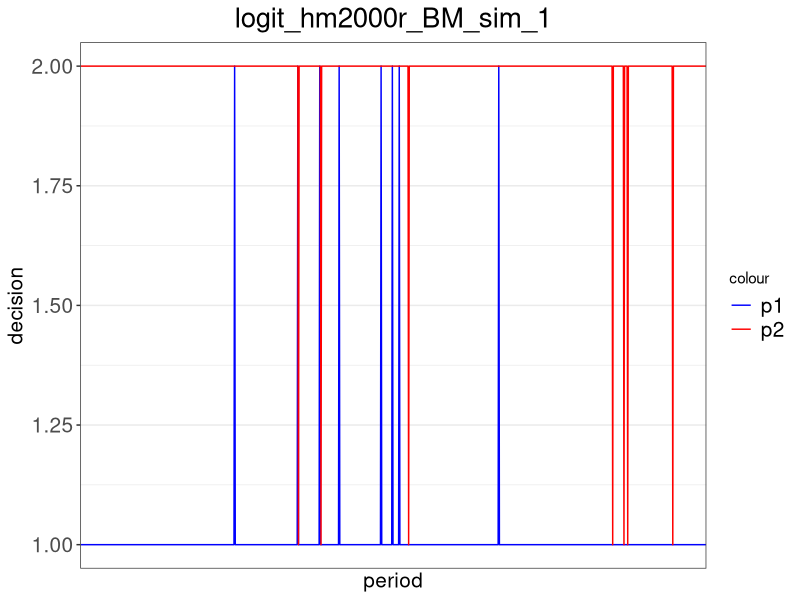
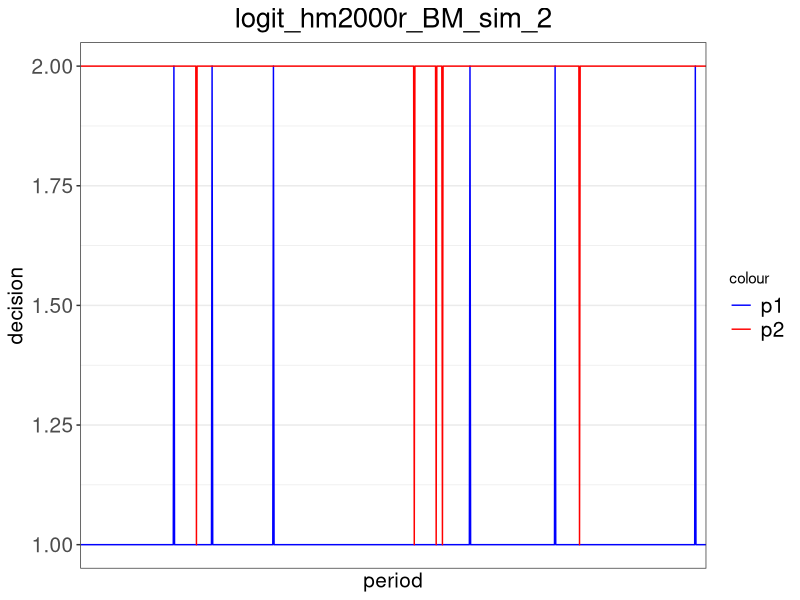
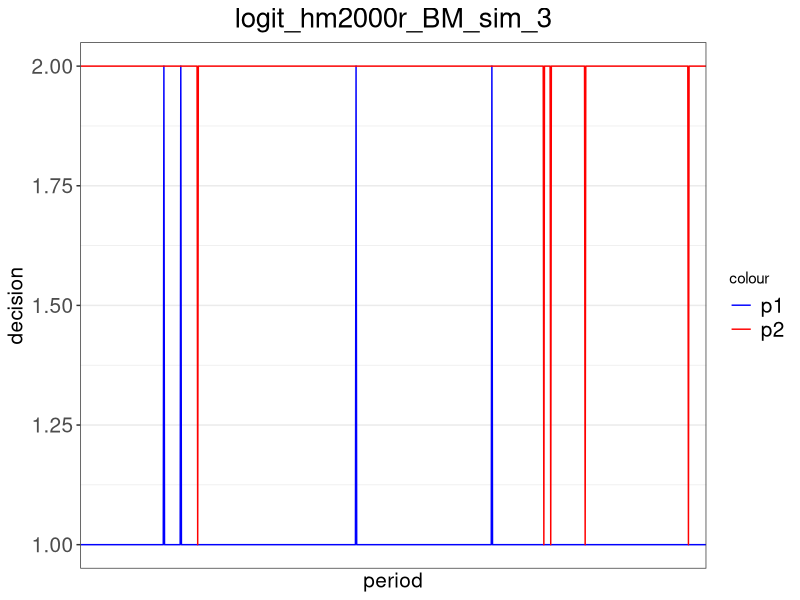
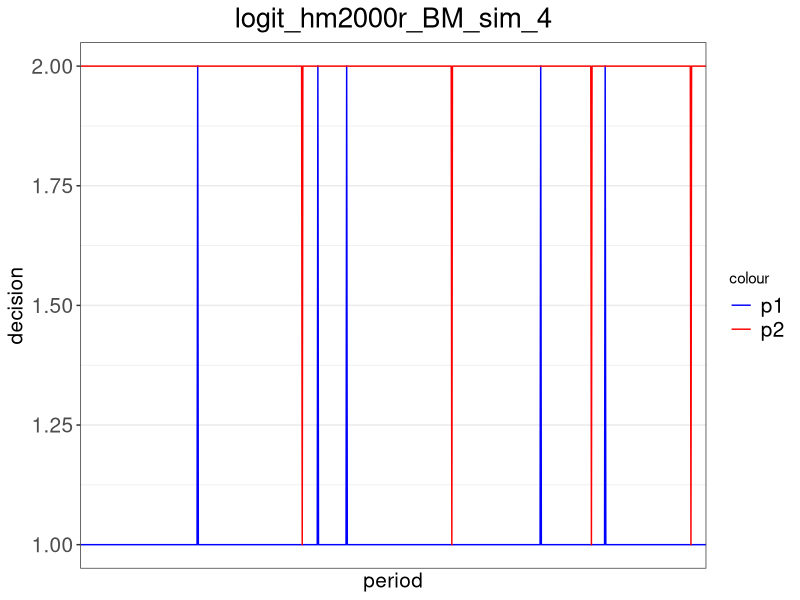
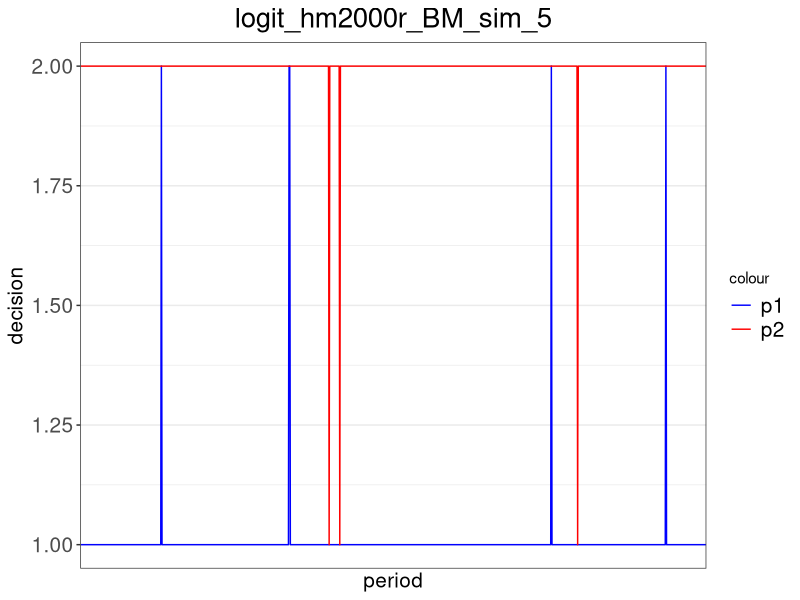
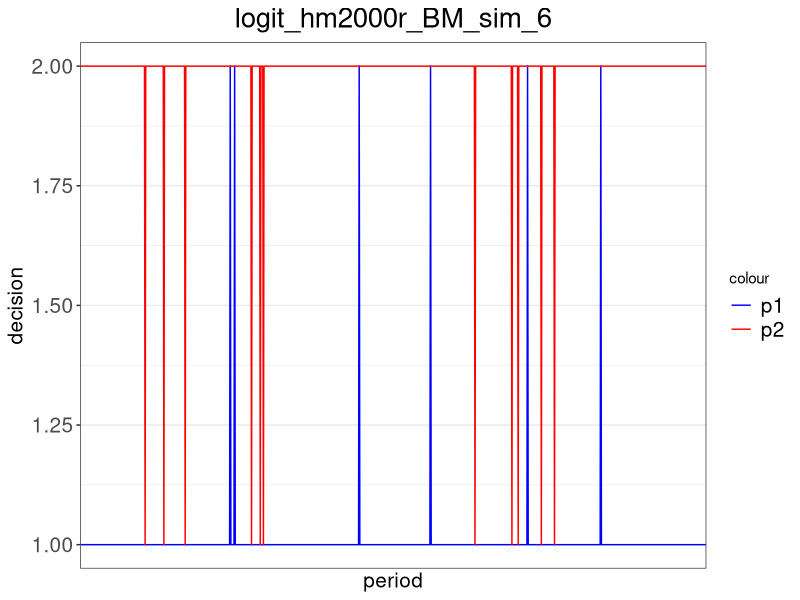
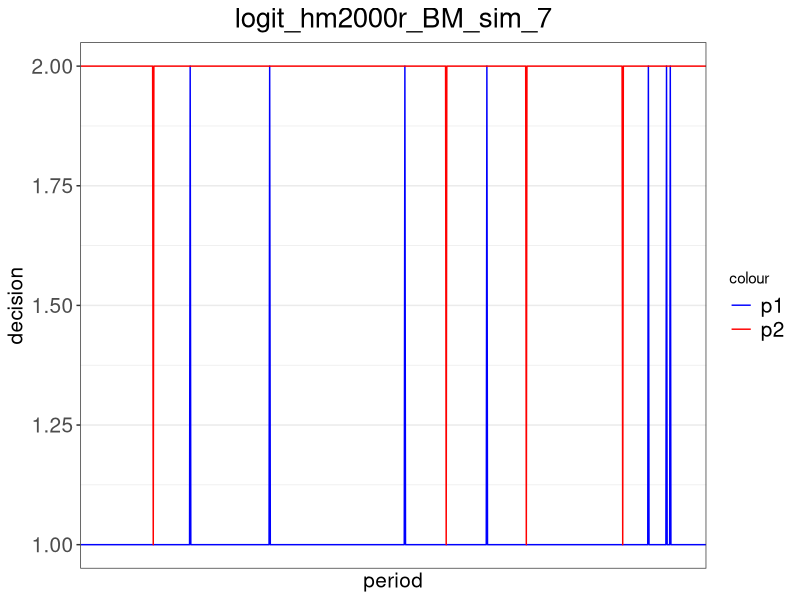
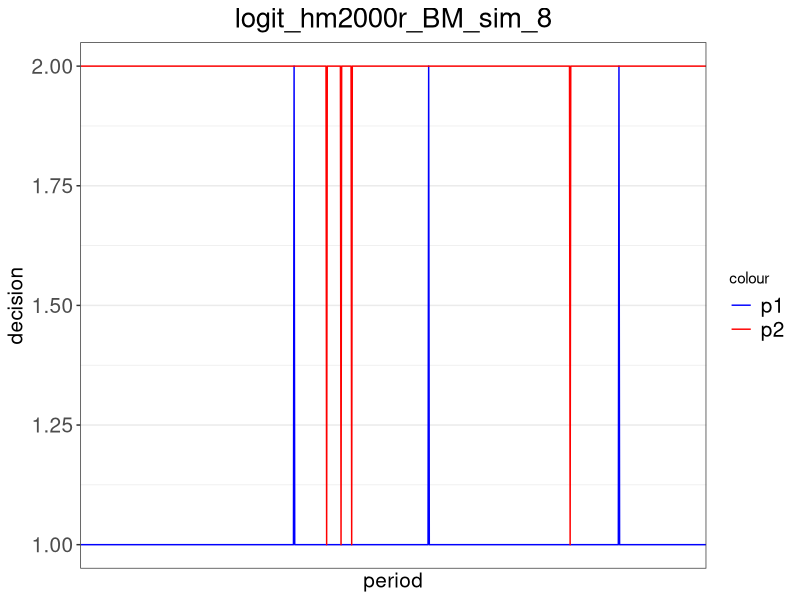

The R script that drew these images, in order: (Note: a time limit stopped this script after it produced the figures.)
##### Package and Payoff #####
# add package
library(ggplot2)
library(xtable)

# set up the payoff matrix
pay_chicken = matrix(c(100,200,600,500),2,2) # payoff matrix 2x2

# build the payoff function (chicken, can be switched to MV)
payoff = function(my_choice, your_choice){
  return(pay_chicken[my_choice, your_choice])
}


##### HM2000 (regret1) #####
# build the regret function for action m (m is 1,2,or 3) under hm2000
regret_hm2000 = function(m, iteration, my_history, your_history){
  
  # calculate the length of history
  len_history = iteration - 1
  
  # get my most recent decision
  lastchoice = my_history[len_history]
  
  # create a regret payoff term
  my_regret = rep(0, len_history)
  
  # loop over previous periods to replace the choice with decision 1
  for (i in 1:len_history){
    if (my_history[i] == lastchoice){
      my_regret[i] = payoff(m, your_history[i])
    }
    else{
      my_regret[i] = payoff(my_history[i], your_history[i])
    }
  }
  
  # calculate and return the regret
  return(mean(my_regret))
}


# build the decision function based on the regret function under hm2000
decision_hm2000 = function(mu, iteration, my_history, your_history){
  
  # get my most recent decision
  lastchoice = my_history[iteration-1]
  
  # compute regret for all possible decisions
  regret1 = regret_hm2000(1, iteration, my_history, your_history)
  regret2 = regret_hm2000(2, iteration, my_history, your_history)
  
  # calculate the decision when my last choice is 1
  if (lastchoice == 1){
    if (regret1 >= regret2){return(1)}
    else{
      # switch with a positive probability from 1 to 2
      seed = runif(1,0,1)
      prob = (regret2-regret1)/mu
      if (seed <= prob){return(2)}
      else{return(1)}
    }
  }
  
  # calculate the decision when my last choice is 2
  if (lastchoice == 2){
    if (regret1 <= regret2){return(2)}
    else{
      # switch with a positive probability from 2 to 1
      seed = runif(1,0,1)
      prob = (regret1-regret2)/mu
      if (seed <= prob){return(1)}
      else{return(2)}
    }
  }
}


# build the decision function based on logit response
decision_hm2000_logit = function(mu, beta, iteration, my_history, your_history){
  
  # compute regret for all possible decisions
  regret1 = regret_hm2000(1, iteration, my_history, your_history)
  regret2 = regret_hm2000(2, iteration, my_history, your_history)
  
  # using logit response to calculate the probability of choosing each strategy
  prob = c(0,0)
  prob[1] = exp(beta[1]*regret1)/(exp(beta[1]*regret1) + exp(beta[2]*regret2))
  prob[2] = exp(beta[2]*regret2)/(exp(beta[1]*regret1) + exp(beta[2]*regret2))
  
  # randomly determine the decision
  seed = runif(1,0,1)
  if (seed <= prob[1]){return(1)}
  else{return(2)}
}


##### Average Historical Payoff (regret2) #####
# build the regret function for action m (m is 1,2,or 3) under average historical payoff
regret_avgpay = function(m, iteration, my_history, your_history){
  
  # calculate the length of history
  len_history = iteration - 1
  
  # create a regret payoff term
  my_regret = 0
  period = 0
  
  # loop over previous periods to calculate the total historical payoff
  for (i in 1:len_history){
    if (my_history[i] == m){
      my_regret = my_regret + payoff(my_history[i], your_history[i])
      period = period + 1
    }
  }
  
  # return the average historical payoff
  if (period == 0){return(0)}
  else{
    return(my_regret/period)
  }
}


# build the decision function based on the regret function under average historical payoff
decision_avgpay = function(mu, iteration, my_history, your_history){
  
  # get my most recent decision
  lastchoice = my_history[iteration-1]
  
  # compute regret for all possible decisions
  regret1 = regret_avgpay(1, iteration, my_history, your_history)
  regret2 = regret_avgpay(2, iteration, my_history, your_history)
  
  # calculate the decision when my last choice is 1
  if (lastchoice == 1){
    if (regret1 >= regret2){return(1)}
    else{
      # switch with a positive probability from 1 to 2
      seed = runif(1,0,1)
      prob = (regret2-regret1)/mu
      if (seed <= prob){return(2)}
      else{return(1)}
    }
  }
  
  # calculate the decision when my last choice is 2
  if (lastchoice == 2){
    if (regret1 <= regret2){return(2)}
    else{
      # switch with a positive probability from 2 to 1
      seed = runif(1,0,1)
      prob = (regret1-regret2)/mu
      if (seed <= prob){return(1)}
      else{return(2)}
    }
  }
}


# build the decision function based on logit response
decision_avgpay_logit = function(mu, beta, iteration, my_history, your_history){
  
  # compute regret for all possible decisions
  regret1 = regret_avgpay(1, iteration, my_history, your_history)
  regret2 = regret_avgpay(2, iteration, my_history, your_history)
  
  # using logit response to calculate the probability of choosing each strategy
  prob = c(0,0)
  prob[1] = exp(beta[1]*regret1)/(exp(beta[1]*regret1) + exp(beta[2]*regret2))
  prob[2] = exp(beta[2]*regret2)/(exp(beta[1]*regret1) + exp(beta[2]*regret2))
  
  # randomly determine the decision
  seed = runif(1,0,1)
  if (seed <= prob[1]){return(c(1,prob[1],prob[2]))}
  else{return(c(2,prob[1], prob[2]))}
}


##### HM2000 revised (regret3) #####
# build the regret function for action m (m is 1,2,or 3) under hm2000 revised
regret_hm2000r = function(m, iteration, my_history, your_history){
  
  # calculate the length of history
  len_history = iteration - 1
  
  # get my most recent decision
  lastchoice = my_history[len_history]
  
  # create a regret payoff term
  my_regret = 0
  period = 0
  
  # loop over previous periods to replace the choice with decision 1
  for (i in 1:len_history){
    if (my_history[i] == lastchoice){
      my_regret = my_regret + payoff(m, your_history[i])
      period = period + 1
    }
  }
  
  # calculate and return the regret
  return(my_regret/period)
}


# build the decision function based on the regret function under hm2000 revised
decision_hm2000r = function(mu, iteration, my_history, your_history){
  
  # get my most recent decision
  lastchoice = my_history[iteration-1]
  
  # compute regret for all possible decisions
  regret1 = regret_hm2000r(1, iteration, my_history, your_history)
  regret2 = regret_hm2000r(2, iteration, my_history, your_history)
  
  # calculate the decision when my last choice is 1
  if (lastchoice == 1){
    if (regret1 >= regret2){return(1)}
    else{
      # switch with a positive probability from 1 to 2
      seed = runif(1,0,1)
      prob = (regret2-regret1)/mu
      if (seed <= prob){return(2)}
      else{return(1)}
    }
  }
  
  # calculate the decision when my last choice is 2
  if (lastchoice == 2){
    if (regret1 <= regret2){return(2)}
    else{
      # switch with a positive probability from 2 to 1
      seed = runif(1,0,1)
      prob = (regret1-regret2)/mu
      if (seed <= prob){return(1)}
      else{return(2)}
    }
  }
}


# build the decision function based on logit response
decision_hm2000r_logit = function(mu, beta, iteration, my_history, your_history){
  
  # compute regret for all possible decisions
  regret1 = regret_hm2000r(1, iteration, my_history, your_history)
  regret2 = regret_hm2000r(2, iteration, my_history, your_history)
  
  # using logit response to calculate the probability of choosing each strategy
  prob = c(0,0)
  prob[1] = exp(beta[1]*regret1)/(exp(beta[1]*regret1) + exp(beta[2]*regret2))
  prob[2] = exp(beta[2]*regret2)/(exp(beta[1]*regret1) + exp(beta[2]*regret2))
  
  # randomly determine the decision
  seed = runif(1,0,1)
  if (seed <= prob[1]){return(1)}
  else{return(2)}
}


##### HM2001 #####
regret_hm2001 = function(m, iteration, my_history, your_history, my_prob){
  
  # calculate the length of history
  len_history = iteration - 1
  
  # create a regret payoff term
  my_regret = 0
  period = 0
  
  # loop over previous periods to calculate the total historical payoff
  for (i in 1:len_history){
    if (my_history[i] == m){
      my_regret = my_regret + payoff(my_history[i], your_history[i])*((my_prob[i])/(1-my_prob[i]))
    }
  }
  
  # return the average historical payoff
  if (period == 0){return(0)}
  else{
    return(my_regret/len_history)
  }  
}


# build the regret avgpay function
regret_avgpayr = function(m, iteration, my_history, your_history){
  
  # calculate the length of history
  len_history = iteration - 1
  
  # create a regret payoff term
  my_regret = 0
  period = 0
  
  # loop over previous periods to calculate the total historical payoff
  for (i in 1:len_history){
    if (my_history[i] == m){
      my_regret = my_regret + payoff(my_history[i], your_history[i])
      period = period + 1
    }
  }
  
  # return the average historical payoff
  if (period == 0){return(0)}
  else{
    return(my_regret/len_history)
  }
}


# build the decision function based on HM2001
decision_hm2001 = function(mu, delta, gamma, iteration, my_history, your_history, my_prob){
  
  # get my most recent decision
  lastchoice = my_history[iteration-1]
  
  # compute regret for all possible decisions
  regret1 = regret_avgpayr(1, iteration, my_history, your_history)
  regret1m = regret_hm2001(1, iteration, my_history, your_history, 1-my_prob)
  regret2 = regret_avgpayr(2, iteration, my_history, your_history)
  regret2m = regret_hm2001(2, iteration, my_history, your_history, my_prob)
  seed = runif(1,0,1)
  # calculate the decision when my last choice is 1
  if (lastchoice == 1){
    cjk = regret2m - regret1
    q = max(cjk,0)
    psw = (1-delta/(iteration^gamma))*min(q/mu,1)+(delta/(iteration^gamma))*(1/2)
    if (seed <= psw){return(c(2,1-psw))}
    else{return(c(1,1-psw))}
  }
  else{
    cjk = regret1m - regret2
    q = max(cjk,0)
    psw = (1-delta/(iteration^gamma))*min(q/mu,1)+(delta/(iteration^gamma))*(1/2)
    if (seed <= psw){return(c(1,psw))}
    else{return(c(2,psw))}
  }
}    


##### Pair level graph and joint density - HM2000 and avgpay #####
# set up the parameters for the simulation
mu = 1500 # HM2000 probability parameter
n = 1000 # number of periods in each simulation
sim = 100 # number of simulations
experiment = 100 # number of experimentation periods where players randomly make decisions
beta = 0.05

# set up the joint density matrix
joint_density_all = matrix(c(0,0,0,0),2,2)

# set up the joint density matrix for each simulation
joint_density = list()

# run the simulations
for (s in 1:sim){
  
  # set up the vectors for choices and game parameters
  history_p1 = rep(0, n)
  history_p2 = rep(0, n)
  
  # calculate the experimentation periods with random starting decisions
  # history_p1[1:experiment] = sample(1:2, experiment, replace = TRUE)
  # history_p2[1:experiment] = sample(2:2, experiment, replace = TRUE)
  history_p1[1:experiment] = rep(1, experiment)
  history_p2[1:experiment] = rep(2, experiment)
  
  # set up the joint density matrix for the current simulation
  joint_density[[s]] = matrix(c(0,0,0,0),2,2)
  
  # calculate the rest of the decisions to n periods
  for (i in (experiment+1):n){
    history_p1[i] = decision_hm2000r_logit(mu, c(beta,beta), i, history_p1, history_p2)
    history_p2[i] = decision_hm2000r_logit(mu, c(beta,beta), i, history_p2, history_p1)
    
    # update the joint density matrix
    if (history_p1[i]==1 & history_p2[i]==1){joint_density[[s]][1,1]=joint_density[[s]][1,1]+1}
    else if (history_p1[i]==1 & history_p2[i]==2){joint_density[[s]][1,2]=joint_density[[s]][1,2]+1}
    else if (history_p1[i]==2 & history_p2[i]==1){joint_density[[s]][2,1]=joint_density[[s]][2,1]+1}
    else{joint_density[[s]][2,2]=joint_density[[s]][2,2]+1}
  }
  
  # normalize the frequency to probability
  joint_density[[s]] = round(joint_density[[s]]/sum(joint_density[[s]]), 3)
  
  # create the dataset for figures
  df = data.frame(
    p1_choice = history_p1,
    p2_choice = history_p2,
    period = 1:n
  )
  
  # graph the decision making
  title = paste('logit_hm2000r', 'BM', 'sim', as.character(s), sep = '_')
  file = paste("D:/Dropbox/Working Papers/Correlated Equilibrium/data/simulations/", title, sep = "")
  file = paste(file, ".png", sep = "")
  png(file, width = 400, height = 200)

  pic = ggplot(data = df) +
    geom_line(aes(x=period, y=p1_choice, colour='blue')) +
    geom_line(aes(x=period, y=p2_choice, colour='red')) +
    scale_x_discrete(name='period', waiver()) +
    scale_y_continuous(name='decision', limits=c(1,2)) +
    ggtitle(title) +
    theme_bw() +
    scale_colour_manual(values=c('blue', 'red'), labels=c('p1', 'p2')) +
    theme(plot.title = element_text(hjust = 0.5, size = 20), legend.text = element_text(size = 15),
          axis.title.x = element_text(size = 15), axis.title.y = element_text(size = 15),
          axis.text.x = element_text(size = 15), axis.text.y = element_text(size = 15))

  print(pic)
  dev.off()
}

# finalize the joint density matrix
xtable(joint_density[[1]])

for (a in 1:sim){
  joint_density_all = joint_density_all + joint_density[[a]]
}
joint_density_all = joint_density_all / sim
xtable(joint_density_all, caption = title)


##### Pair level graph and joint density - HM2001 #####
# set up the parameters for the simulation
mu = 1500 # HM2000 probability parameter
n = 10000 # number of periods in each simulation
sim = 1 # number of simulations
experiment = 1 # number of experimentation periods where players randomly make decisions
delta = 0.1
gamma = 0.0001

# set up the joint density matrix
joint_density_all = matrix(c(0,0,0,0),2,2)

# set up the joint density matrix for each simulation
joint_density = list()

# run the simulations
for (s in 1:sim){
  # set up the probability choices for HM2001
  prob_p1 = rep(0.5, n)
  prob_p2 = rep(0.5, n)
  
  # set up the vectors for choices and game parameters
  history_p1 = rep(0, n)
  history_p2 = rep(0, n)
  
  # calculate the experimentation periods with random starting decisions
  history_p1[1:experiment] = sample(1:2, experiment, replace = TRUE)
  history_p2[1:experiment] = sample(1:2, experiment, replace = TRUE)
  
  # set up the joint density matrix for the current simulation
  joint_density[[s]] = matrix(c(0,0,0,0),2,2)
  
  # calculate the rest of the decisions to n periods
  for (i in (experiment+1):n){
    history_p1[i] = decision_hm2001(mu, delta, gamma, i, history_p1, history_p2, prob_p1)[1]
    prob_p1[i] = decision_hm2001(mu, delta, gamma, i, history_p1, history_p2, prob_p1)[2]
    history_p2[i] = decision_hm2001(mu, delta, gamma, i, history_p2, history_p1, prob_p2)[1]
    prob_p2[i] = decision_hm2001(mu, delta, gamma, i, history_p2, history_p1, prob_p2)[2]
    
    # update the joint density matrix
    if (history_p1[i]==1 & history_p2[i]==1){joint_density[[s]][1,1]=joint_density[[s]][1,1]+1}
    else if (history_p1[i]==1 & history_p2[i]==2){joint_density[[s]][1,2]=joint_density[[s]][1,2]+1}
    else if (history_p1[i]==2 & history_p2[i]==1){joint_density[[s]][2,1]=joint_density[[s]][2,1]+1}
    else{joint_density[[s]][2,2]=joint_density[[s]][2,2]+1}
  }
  
  # normalize the frequency to probability
  joint_density[[s]] = round(joint_density[[s]]/sum(joint_density[[s]]), 3)
  
  # create the dataset for figures
  df = data.frame(
    p1_choice = history_p1,
    p2_choice = history_p2,
    period = 1:n
  )
  
  # graph the decision making
  title = paste('hm2001', 'BM', 'sim', as.character(s), sep = '_')
  file = paste("D:/Dropbox/Working Papers/Correlated Equilibrium/data/simulations/", title, sep = "")
  file = paste(file, ".png", sep = "")
  png(file, width = 400, height = 200)
  
  pic = ggplot(data = df) +
    geom_line(aes(x=period, y=p1_choice, colour='blue')) +
    geom_line(aes(x=period, y=p2_choice, colour='red')) +
    scale_x_discrete(name='period', waiver()) +
    scale_y_continuous(name='decision', limits=c(1,2)) +
    ggtitle(title) + 
    theme_bw() + 
    scale_colour_manual(values=c('blue', 'red'), labels=c('p1', 'p2')) +
    theme(plot.title = element_text(hjust = 0.5, size = 20), legend.text = element_text(size = 15),
          axis.title.x = element_text(size = 15), axis.title.y = element_text(size = 15),
          axis.text.x = element_text(size = 15), axis.text.y = element_text(size = 15))
  
  print(pic)
  dev.off()
}

# finalize the joint density matrix
xtable(joint_density[[1]])

for (a in 1:sim){
  joint_density_all = joint_density_all + joint_density[[a]]
}
joint_density_all = joint_density_all / sim
xtable(joint_density_all, caption = title)


##### Probability of converging to collusion #####
# set up the parameters for the simulation
mu = 1500 # HM2000 probability parameter
n = 1000 # number of periods in each simulation
sim = 100 # number of simulations
experiment = 100 # number of experimentation periods where players randomly make decisions
beta = 0.05

# set up the joint density matrix
joint_density_all = matrix(c(0,0,0,0),2,2)

# set up the joint density matrix and history data for each simulation
joint_density = list()
history_all = list()

# run the simulations
for (s in 1:sim){
  
  # set up the vectors for choices and game parameters
  history_p1 = rep(0, n)
  history_p2 = rep(0, n)
  prob_p1_1 = rep(0, n)
  prob_p1_2 = rep(0, n)
  prob_p2_1 = rep(0, n)
  prob_p2_2 = rep(0, n)
  
  # calculate the experimentation periods with random starting decisions
  # history_p1[1:experiment] = sample(1:2, experiment, replace = TRUE)
  # history_p2[1:experiment] = sample(2:2, experiment, replace = TRUE)
  history_p1[1:experiment] = rep(2, experiment)
  history_p2[1:experiment] = rep(2, experiment)
  
  # set up the joint density matrix for the current simulation
  joint_density[[s]] = matrix(c(0,0,0,0),2,2)
  
  # calculate the rest of the decisions to n periods
  for (i in (experiment+1):n){
    history_p1[i] = decision_avgpay_logit(mu, c(beta,beta), i, history_p1, history_p2)[1]
    history_p2[i] = decision_avgpay_logit(mu, c(beta,beta), i, history_p2, history_p1)[1]
    prob_p1_1[i] = decision_avgpay_logit(mu, c(beta,beta), i, history_p1, history_p2)[2]
    prob_p1_2[i] = decision_avgpay_logit(mu, c(beta,beta), i, history_p1, history_p2)[3]
    prob_p2_1[i] = decision_avgpay_logit(mu, c(beta,beta), i, history_p2, history_p1)[2]
    prob_p2_2[i] = decision_avgpay_logit(mu, c(beta,beta), i, history_p2, history_p1)[3]
    
    # update the joint density matrix
    if (history_p1[i]==1 & history_p2[i]==1){joint_density[[s]][1,1]=joint_density[[s]][1,1]+1}
    else if (history_p1[i]==1 & history_p2[i]==2){joint_density[[s]][1,2]=joint_density[[s]][1,2]+1}
    else if (history_p1[i]==2 & history_p2[i]==1){joint_density[[s]][2,1]=joint_density[[s]][2,1]+1}
    else{joint_density[[s]][2,2]=joint_density[[s]][2,2]+1}
  }
  
  # normalize the frequency to probability
  joint_density[[s]] = round(joint_density[[s]]/sum(joint_density[[s]]), 3)
  
  # create the dataset
  df = data.frame(
    p1_choice = history_p1,
    p2_choice = history_p2,
    p1_prob_1 = prob_p1_1,
    p1_prob_2 = prob_p1_2,
    p2_prob_1 = prob_p2_1,
    p2_prob_2 = prob_p2_2,
    period = 1:n
  )
  history_all[[s]] = df
}

# finalize the joint density matrix
for (a in 1:sim){
  joint_density_all = joint_density_all + joint_density[[a]]
}
joint_density_all = joint_density_all / sim
xtable(joint_density_all)

# check the probability of playing collusion
length = rep(0, sim)
df_m = data.frame(nash1 = length, nash2 = length, collude = length)
for (j in 1:sim){
  
  df_m$nash1[j] = joint_density[[j]][1,2]
  df_m$nash2[j] = joint_density[[j]][2,1]
  df_m$collude[j] = joint_density[[j]][2,2]
}

# graph the cdf
title = paste('cdf of playing NE and collusion', 'b', as.character(beta), sep = ' ')
file = paste("D:/Dropbox/Working Papers/Correlated Equilibrium/data/simulations/", title, sep = "")
file = paste(file, ".png", sep = "")
png(file, width = 700, height = 400)

pic = ggplot(data = df_m) +
  stat_ecdf(geom="step", aes(x=collude, colour='blue')) +
  stat_ecdf(geom="step", aes(x=nash1, colour='red')) +
  stat_ecdf(geom="step", aes(x=nash2, colour='green')) +
  scale_x_continuous(name='prob of play', waiver(), limits=c(0,1)) +
  scale_y_continuous(name='density') +
  ggtitle(title) +
  theme_bw() + 
  scale_colour_manual(values=c('blue','red', 'green'), label=c('collude', 'nash2', 'nash1')) +
  theme(plot.title = element_text(hjust = 0.5, size = 20), legend.text = element_text(size = 15),
        axis.title.x = element_text(size = 15), axis.title.y = element_text(size = 15),
        axis.text.x = element_text(size = 15), axis.text.y = element_text(size = 15))

print(pic)
dev.off()

write.csv(history_all[[3]], file = 'D:/Dropbox/Working Papers/Correlated Equilibrium/data/simulations/sample.csv')
